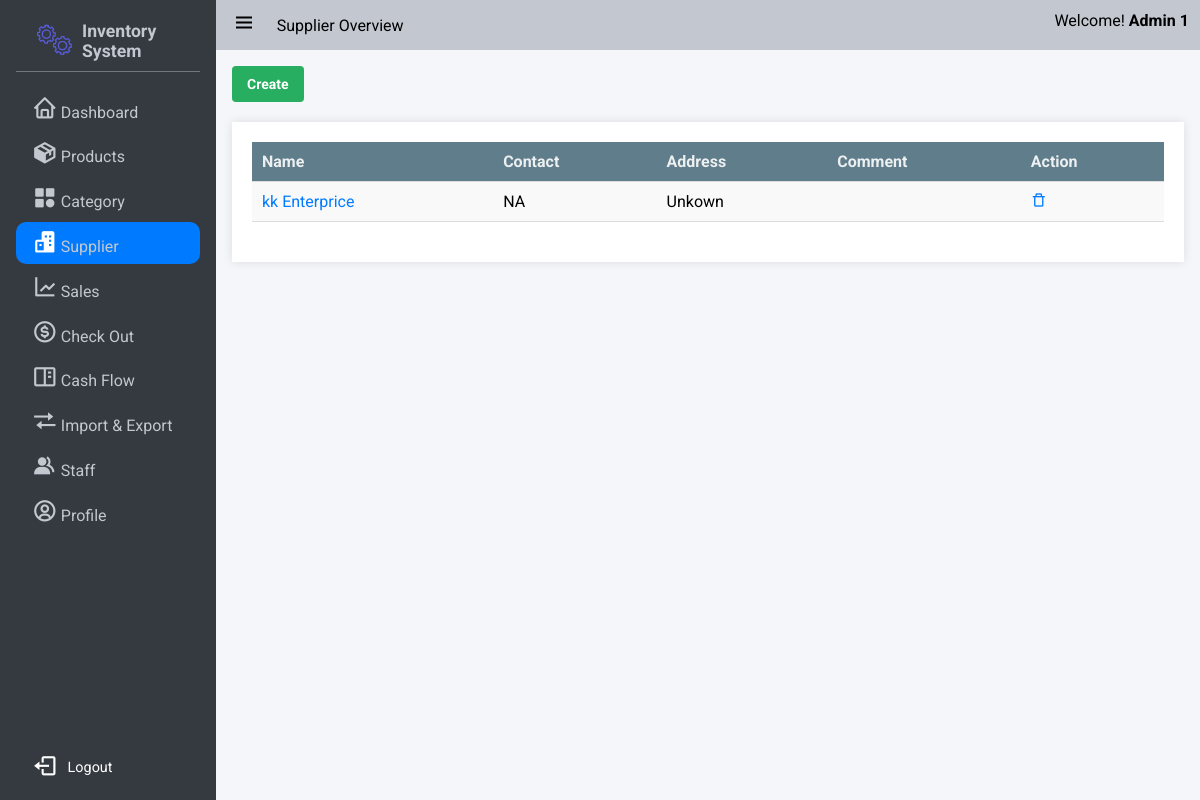
Page /suppliers/search (signed in) on the earlier database version.
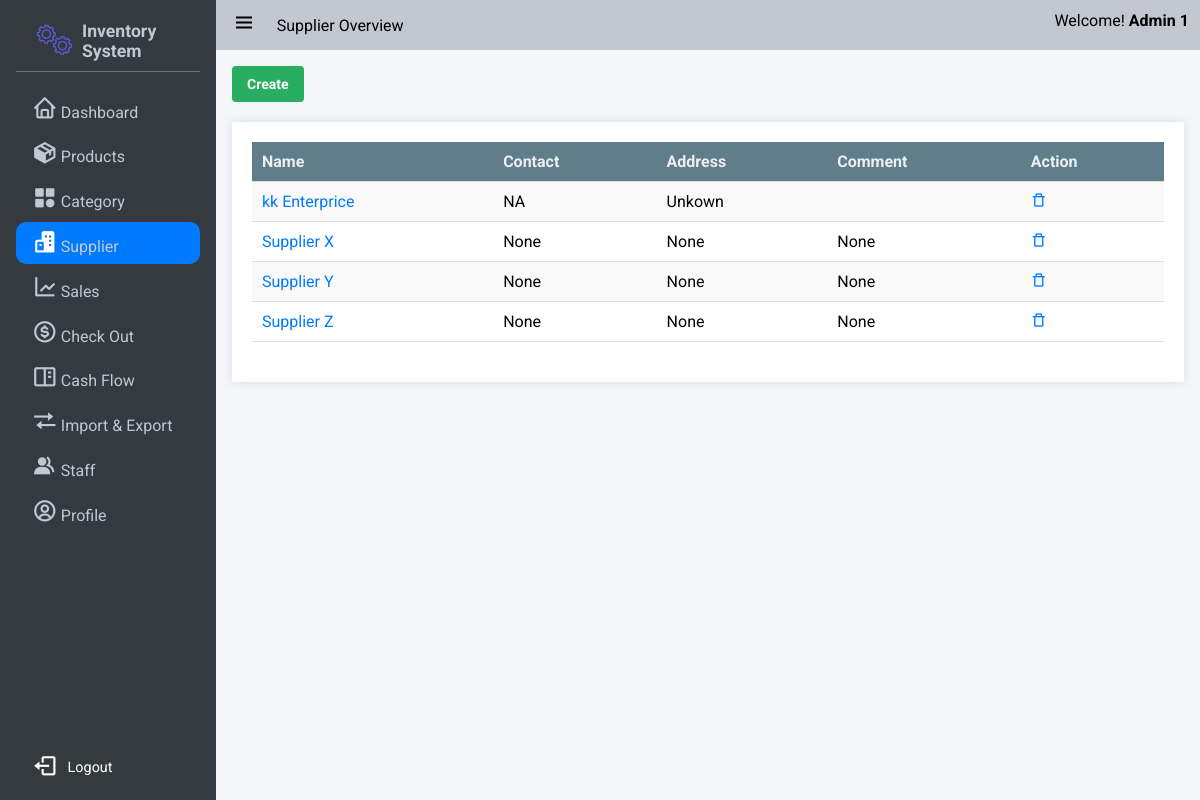
Same page on the later database version.
### app/models/user.py (models this page shows)
class Role(db.Model):
    __tablename__ = 'roles'
    id = db.Column(db.Integer(), primary_key=True)
    name = db.Column(db.String(50), unique=True)

### app/models/supplier.py (models this page shows)
class Supplier(db.Model):
    id = db.Column(db.Integer, primary_key=True)
    Name = db.Column(db.String, nullable=False)
    Contact = db.Column(db.String, nullable=True)
    Address = db.Column(db.String, nullable=True)
    Comment = db.Column(db.String, nullable=True)

### app/supplier/routes.py (the view)
@bp.route('/search')
@login_required
def search_supplier():
    keyword = request.args.get('q','')
    suppliers = Supplier.query.filter(Supplier.Name.ilike(f'%{keyword}%')).all()
    return render_template('supplier/index.html', suppliers=suppliers)

### app/auth.py (called while the page is built)
@login_manager.user_loader
def load_user(user_id):
    return User.query.get(int(user_id))

### app/templates/supplier/index.html (shortened to what this page needs)
{% extends 'base.html' %}
{% block nav_title %} Supplier Overview{% endblock %}
{% block css_style %}
    <link rel="stylesheet" href="{{url_for('static',filename='css/table.css')}}">
    <link rel="stylesheet" href="{{url_for('static',filename='css/form.css')}}">
    <link rel="stylesheet" href="{{url_for('static',filename='css/modal.css')}}">
    <link rel="stylesheet" href="{{url_for('static',filename='css/modal.css')}}">
{% endblock %}
{% block nav_supplier %}active{% endblock %}
{% block content %}
<button class="button success" onclick="openModal()">Create</button>
<div class="table-container maxheight-800 scrollable">
    <table>
        <tr>
            <th>Name</th>
            <th>Contact</th>
            <th>Address</th>
            <th>Comment</th>
            <th>Action</th>
        </tr>
        {% for supplier in suppliers %}
        <tr>
            <td><a href="{{url_for('supplier.get_supplier',id = supplier.id)}}">{{supplier.Name}}</a></td>
            <td>{{supplier.Contact}}</td>
            <td>{{supplier.Address}}</td>
            <td>{{supplier.Comment}}</td>
            <td>
                <a href="{{url_for('supplier.delete_supplier',id = supplier.id)}}" onclick="return confirm('Are you sure you want to delete this item?')"><i class='bx bx-trash-alt'></i></a>
            </td>
        </tr>
        {% endfor %}
    </table>
</div>
{% endblock %}

### app/templates/base.html (shortened to what the changed rows need)
<!DOCTYPE html>
<html lang="en">
<head>
    <link rel="stylesheet" href="{{url_for('static',filename='css/button.css')}}">
    <link rel="stylesheet" href="{{url_for('static',filename='css/style.css')}}">
    <link rel="stylesheet" href="{{url_for('static',filename='css/responsive.css')}}">
    <link rel="stylesheet" href="{{url_for('static',filename='css/cards.css')}}">
    <link rel="stylesheet" href="{{url_for('static',filename='css/preloader.css')}}">
    <link href='https://unpkg.com/boxicons@2.1.4/css/boxicons.min.css' rel='stylesheet'>
    {% block css_style %}
    {% endblock %}
</head>
<body>
    <div class="wrapper">
        <aside class="opened" id="aside">
            <div class="sidebar">
                <div class="menu-bar">
                    <div class="menu">
                        <ul class="menu-links">
                            {% for role in current_user.roles if role.name == 'admin' %}
                                <li class="menu-link {% block nav_staff %}{% endblock %}"><i class='nav-icon bx bxs-group' ></i><a href="{{ url_for('user.index') }}">Staff</a></li>
                            {% endfor %}
                        </ul>
                    </div>
                </div>
            </div>
        </aside>
       <div class="main">
            <div class="main-container">
                    {% block content %} {% endblock %}
            </div>
        </div>
    </div>
    </body>
    </html>

Differences in the rows shown:
added Supplier: Name "Supplier X", Contact "None", Address "None", Comment "None"
added Supplier: Name "Supplier Y", Contact "None", Address "None", Comment "None"
added Supplier: Name "Supplier Z", Contact "None", Address "None", Comment "None"
